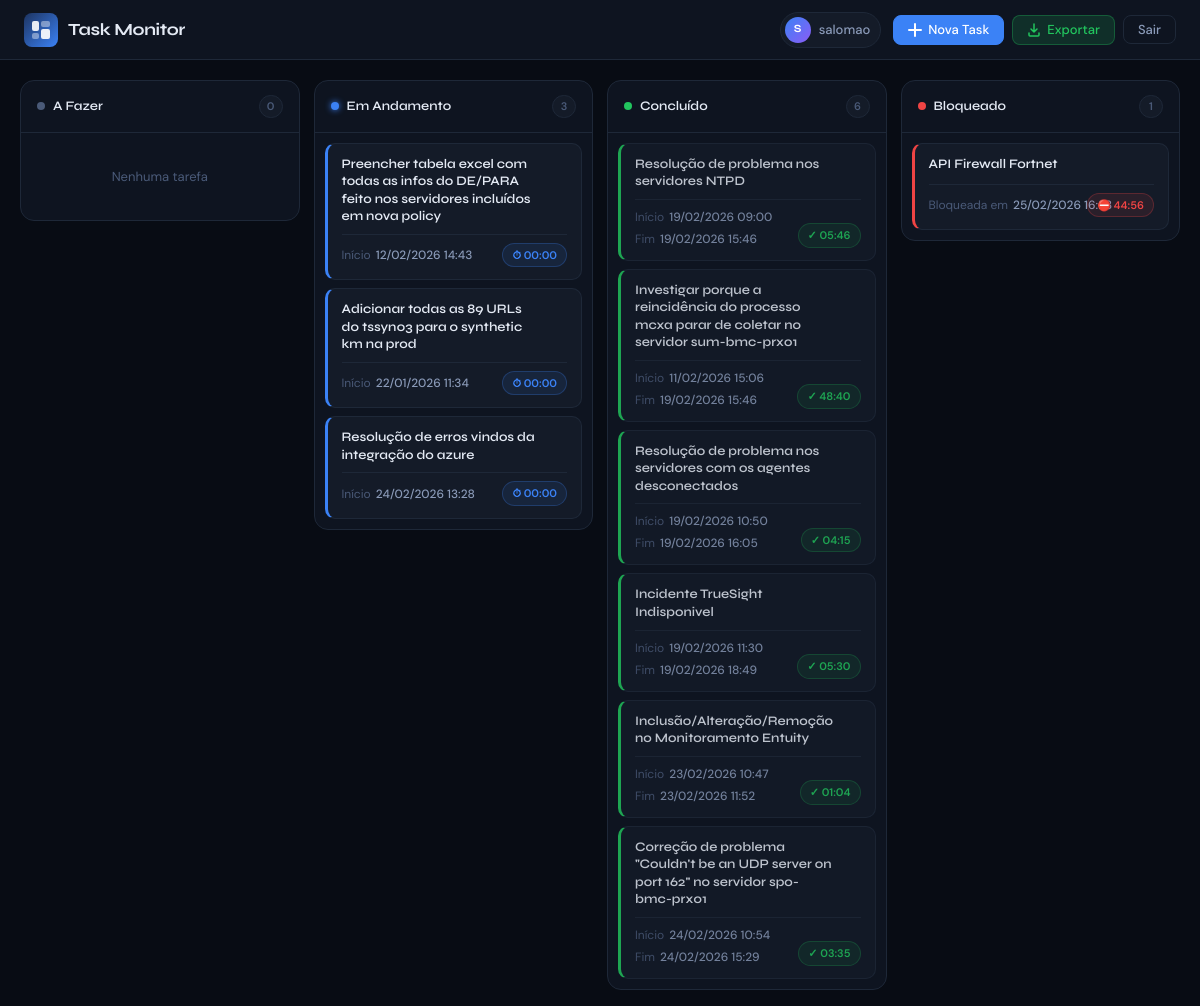
Page /kanban/ (signed in) on the earlier database version.
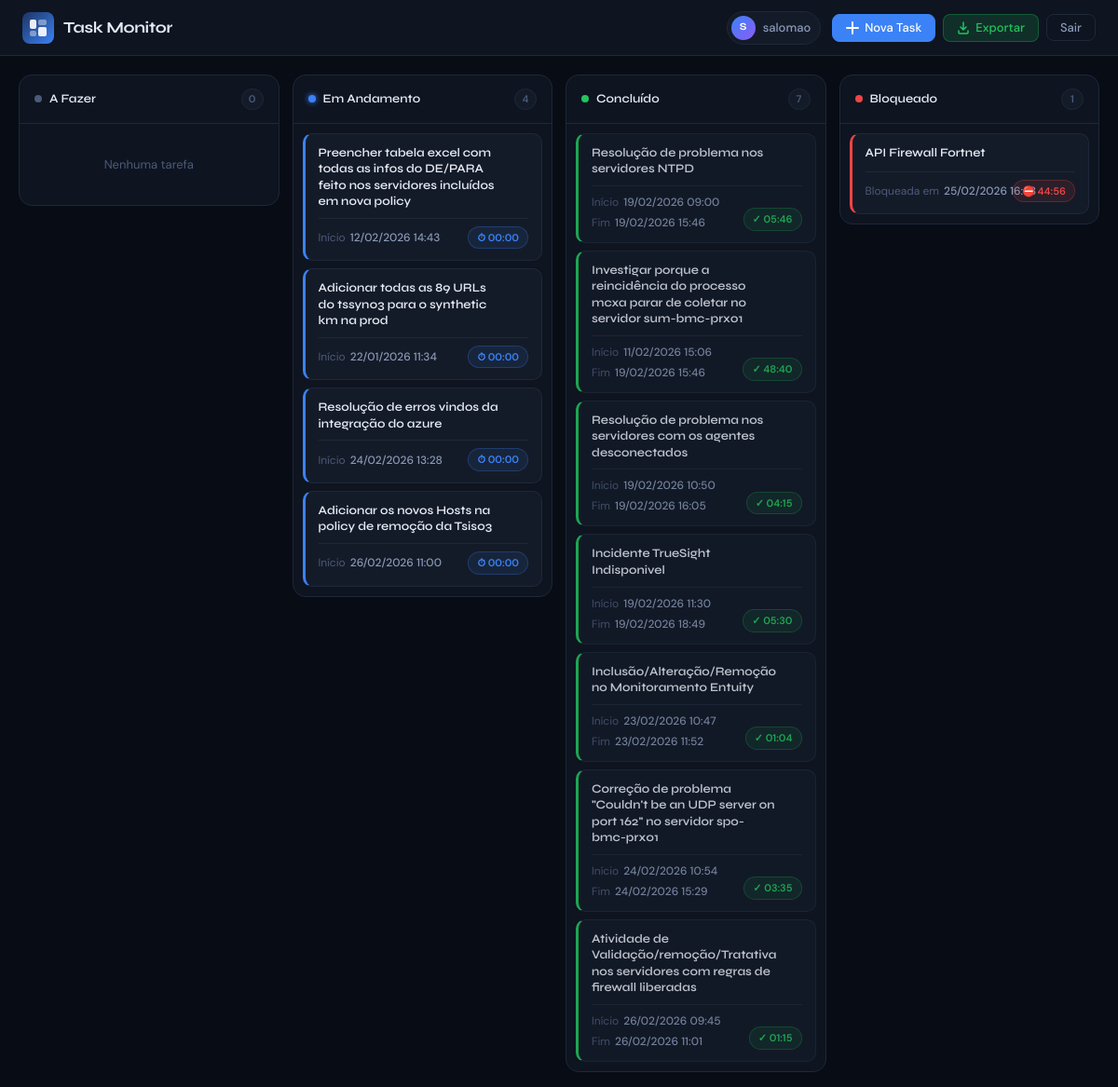
Same page on the later database version.
### tasks/models.py (models this page shows, shortened)
class Task(models.Model): # models.Model indicia a classe base que sabe salvar algo no banco de dados. Sem isso é só python normal.
    STATUS_CHOICES = [
        ('todo', 'A Fazer'),
        ('doing', 'Fazendo'),
        ('done', 'Finalizado'),
        ('blocked', 'Bloqueado'),
    ]
    title = models.CharField(max_length=200) # Criando coluna de titulo com maximo de 200 caracteres.and
    description = models.TextField(null=True, blank=True) # Criando coluna de descricao que armazena texto longo
    user = models.ForeignKey(User, on_delete=models.CASCADE) # Criando relacao para indicar que a task pertence a um usuario. onDelete diz que caso o user seja deletado as tarefas dele tambem sejam.
    status = models.CharField(
        max_length=10,
        choices=STATUS_CHOICES,
        default='todo'
    )
    email = models.EmailField(max_length=200, null=True) # Criando coluna de email com maximo de 200 caracteres.
    start_time = models.DateTimeField(null=True, blank=True) # Criando coluna de data e hora de inicio onde o banco e o formulario aceitam nulo/vazio.
    end_time = models.DateTimeField(null=True, blank=True) # mesmo conceito de start_time.
    blocked_at = models.DateTimeField(null=True, blank=True) # Criando coluna para rastrear quando a task foi bloqueada.
    created_at = models.DateTimeField(auto_now_add=True) # Criando coluna de data e hora que o django automaticamente salva quando a task é criada.
    worked_hours = models.FloatField(null=True, blank=True, default=0.0) # Criando coluna de horas trabalhadas que armazena a hora em float.
    total_blocked_hours = models.FloatField(null=True, blank=True, default=0.0) # Criando coluna de horas bloqueadas que armazena a hora total em float.
    def calculate_worked_hours(self):
        if not self.start_time or not self.end_time: # tratativa de erros, para caso nao tenha hora, ele nao calcule
            return 0
        start = timezone.localtime(self.start_time) # criando variavel local para trabalhar com a hora de inicio da task.
        end = timezone.localtime(self.end_time) # criando variavel local para trabalhar com a hora de fim da task.
        total_seconds = 0 # variavel que acumulará o tempo útil em segundos
        current = start # variavel que vou iterar do inicio ao fim da task, verificando os dias úteis.
        while current < end: # loop que vai percorrer dia por dia
            next_day = (current + timedelta(days=1)).replace(  # pegando o proximo dia e zerando a hora para facilitar a comparacao
                hour=0, minute=0, second=0, microsecond=0
            )
            period_end = min(next_day, end) # definindo o fim do periodo como o proximo dia ou o fim da task, o que vier primeiro.
            if current.weekday() < 5:  # Verifica se é um dia útil (0-4 correspondem a segunda a sexta)
                day = current.date() # pegando a data do dia atual da iteracao
                work_start = current.replace(year=day.year, month=day.month, day=day.day, hour=9, minute=0, second=0, microsecond=0) # criando variavel para receber o inicio do periodo de trabalho
                work_end = current.replace(year=day.year, month=day.month, day=day.day, hour=18, minute=0, second=0, microsecond=0) # criando variavel para receber o fim do periodo de trabalho
                lunch_start = current.replace(year=day.year, month=day.month, day=day.day, hour=12, minute=0, second=0, microsecond=0) # criando variavel para receber o inicio do almoço
                lunch_end = current.replace(year=day.year, month=day.month, day=day.day, hour=13, minute=0, second=0, microsecond=0) # criando variavel para receber o fim do almoço
                maxStart = max(current, work_start) # definindo o inicio do periodo de trabalho como o maior valor entre a hora atual e o inicio do periodo de trabalho
                minEnd = min(period_end, work_end) # definindo o fim do periodo de trabalho como o menor valor entre o fim do periodo e o fim do periodo de trabalho
                if maxStart < minEnd:
                    worked_period = (minEnd - maxStart).total_seconds()
                    verify_start = max(maxStart, lunch_start) # verificando se o inicio do periodo de trabalho é maior que o inicio do almoço, se for, ele define o inicio do periodo util como o inicio do almoço, caso contrario ele continua com o inicio do periodo de trabalho.
                    verify_end = min(minEnd, lunch_end) # verificando se o fim do periodo de trabalho é menor que o fim do almoço, se for, ele define o fim do periodo util como o fim do almoço, caso contrario ele continua com o fim do periodo de trabalho.
                    if verify_start < verify_end: # se o periodo de trabalho util tiver intersecao com o periodo de almoço, ele subtrai o periodo de almoço do periodo de trabalho util.
                        worked_period -= (verify_end - verify_start).total_seconds()
                    total_seconds += worked_period # acumulando o periodo util em segundos no total de segundos.
            current = next_day # avançando para o próximo dia, repetindo o processo até chegar no fim da task.
        total_seconds -= (self.total_blocked_hours * 3600) if self.total_blocked_hours else 0 # subtraindo as horas bloqueadas do total de segundos. Se total_blocked_hours for None, ele subtrai 0.
        return max(total_seconds / 3600, 0) # retornando as horas trabalhadas em float (nunca menor que 0).
    def worked_hours_formated(self):
        FloatHours = self.calculate_worked_hours() # obtendo as horas trabalhadas que foram calculadas em float.
        hours = int(FloatHours) # convertendo as horas em inteiro.
        minutes = int((FloatHours - hours) * 60) # convertendo os minutos em inteiro.
        return f"{hours:02d}:{minutes:02d}" # retornando as horas em HH:MM formatados.
    def calculate_blocked_duration(self):
        if not self.blocked_at: # se nao houver data de bloqueio, retorna 0.
            return 0
        now = timezone.now() # pegando a hora atual para calcular o tempo bloqueado até agora.
        duration_seconds = (now - self.blocked_at).total_seconds() # calculando a duracao do bloqueio em segundos.
        return duration_seconds / 3600  # retornar em horas
    def blocked_hours_formated(self):
        FloatHours = self.calculate_blocked_duration() # obtendo as horas bloqueadas que foram calculadas em float.
        hours = int(FloatHours) # convertendo as horas em inteiro.
        minutes = int((FloatHours - hours) * 60) # convertendo os minutos em inteiro.
        return f"{hours:02d}:{minutes:02d}" # retornando as horas em HH:MM formatados.

### tasks/views.py (the view)
# urls.py: path('kanban/', views.kanban, name='kanban'),
@login_required
def kanban(request): # criando funcao kanban que envia uma requisicao com o usuario logado.
    tasks = Task.objects.filter(user=request.user) # Filtrando no banco para que cada usuario veja somente suas tasks.
    context = { # criando um dicionario HTML para filtrar as tasks por status
        'todo': tasks.filter(status='todo'),
        'doing': tasks.filter(status='doing'),
        'done': tasks.filter(status='done'),
        'blocked': tasks.filter(status='blocked'),
    }
    return render(request, 'task/kanban.html', context) # carrega o template, injeta os dados, gera html e envia a resposta http.

### templates/task/kanban.html (shortened to what the changed rows need)
{% load static %}
<!DOCTYPE html>
<html lang="pt-br">
<head>
    <link rel="stylesheet" href="{% static 'css/kanban.css' %}?v=4">
</head>
<body>
    <header class="bar">
        <div class="bar-brand">
            <h1>Task Monitor</h1>
        </div>
    </header>
    <main class="board">
        <div class="col" data-col="doing">
            <div class="col-head">
                <div class="col-label">
                    <span class="col-dot dot-doing"></span>Em Andamento
                </div>
                <span class="col-count">{{ doing|length }}</span>
            </div>
            <div class="list" data-status="doing">
                {% for task in doing %}
                <article class="card card-doing"
                    data-id="{{ task.id }}"
                    data-title="{{ task.title|escape }}"
                    data-description="{{ task.description|escape }}"
                    data-status="{{ task.status }}"
                    data-start-time="{{ task.start_time|date:'Y-m-d\\TH:i' }}"
                    data-end-time="{{ task.end_time|date:'Y-m-d\\TH:i' }}"
                    data-update-url="/kanban/updateTask/{{ task.id }}/"
                    draggable="true">
                    <div class="card-top">
                        <div class="card-title">{{ task.title }}</div>
                    </div>
                    <div class="card-info-row">
                        <span class="card-info-item">
                            <span class="card-info-label">Início</span>
                            <span class="card-info-value">{{ task.start_time|date:"d/m/Y H:i" }}</span>
                        </span>
                        <span class="card-badge badge-blue">⏱ {{ task.worked_hours_formated }}</span>
                    </div>
                </article>
                {% empty %}
                <div class="col-empty"><p>Nenhuma tarefa</p></div>
                {% endfor %}
            </div>
        </div>
        <div class="col" data-col="done">
            <div class="col-head">
                <div class="col-label">
                    <span class="col-dot dot-done"></span>Concluído
                </div>
                <span class="col-count">{{ done|length }}</span>
            </div>
            <div class="list" data-status="done">
                {% for task in done %}
                <article class="card card-done"
                    data-id="{{ task.id }}"
                    data-title="{{ task.title|escape }}"
                    data-description="{{ task.description|escape }}"
                    data-status="{{ task.status }}"
                    data-start-time="{{ task.start_time|date:'Y-m-d\\TH:i' }}"
                    data-end-time="{{ task.end_time|date:'Y-m-d\\TH:i' }}"
                    data-update-url="/kanban/updateTask/{{ task.id }}/"
                    draggable="true">
                    <div class="card-top">
                        <div class="card-title">{{ task.title }}</div>
                    </div>
                    <div class="card-info-row card-info-row--done">
                        <div class="card-info-dates">
                            <span class="card-info-item">
                                <span class="card-info-label">Início</span>
                                <span class="card-info-value">{{ task.start_time|date:"d/m/Y H:i" }}</span>
                            </span>
                            <span class="card-info-item">
                                <span class="card-info-label">Fim</span>
                                <span class="card-info-value">{{ task.end_time|date:"d/m/Y H:i" }}</span>
                            </span>
                        </div>
                        <span class="card-badge badge-green">✓ {{ task.worked_hours_formated }}</span>
                    </div>
                </article>
                {% empty %}
                <div class="col-empty"><p>Nenhuma tarefa</p></div>
                {% endfor %}
            </div>
        </div>
        <div class="col" data-col="blocked">
            <div class="list" data-status="blocked">
                {% for task in blocked %}
                <article class="card card-blocked"
                    data-id="{{ task.id }}"
                    data-title="{{ task.title|escape }}"
                    data-description="{{ task.description|escape }}"
                    data-status="{{ task.status }}"
                    data-start-time="{{ task.start_time|date:'Y-m-d\\TH:i' }}"
                    data-end-time="{{ task.end_time|date:'Y-m-d\\TH:i' }}"
                    data-update-url="/kanban/updateTask/{{ task.id }}/"
                    draggable="true">
                    <div class="card-top">
                        <div class="card-title">{{ task.title }}</div>
                    </div>
                    <div class="card-info-row">
                        <span class="card-info-item">
                            <span class="card-info-label">Bloqueada em</span>
                            <span class="card-info-value">{{ task.blocked_at|date:"d/m/Y H:i" }}</span>
                        </span>
                        <span class="card-badge badge-red">⛔ {{ task.blocked_hours_formated }}</span>
                    </div>
                </article>
                {% empty %}
                <div class="col-empty"><p>Nenhuma tarefa</p></div>
                {% endfor %}
            </div>
        </div>
    </main>
</body>
</html>

Differences in the rows shown:
added Task: title "Adicionar os novos Hosts na policy de remoção da Tsis03", start_time "26/02/2026 11:00", worked_hours_formated "00:00", shown under "Task Monitor"
added Task: title "Atividade de Validação/remoção/Tratativa nos servidores com regras de firewall liberadas", start_time "26/02/2026 09:45", end_time "26/02/2026 11:01", worked_hours_formated "01:15"
Other differences:
{{ doing|length }}: "3" → "4"
{{ done|length }}: "6" → "7"
